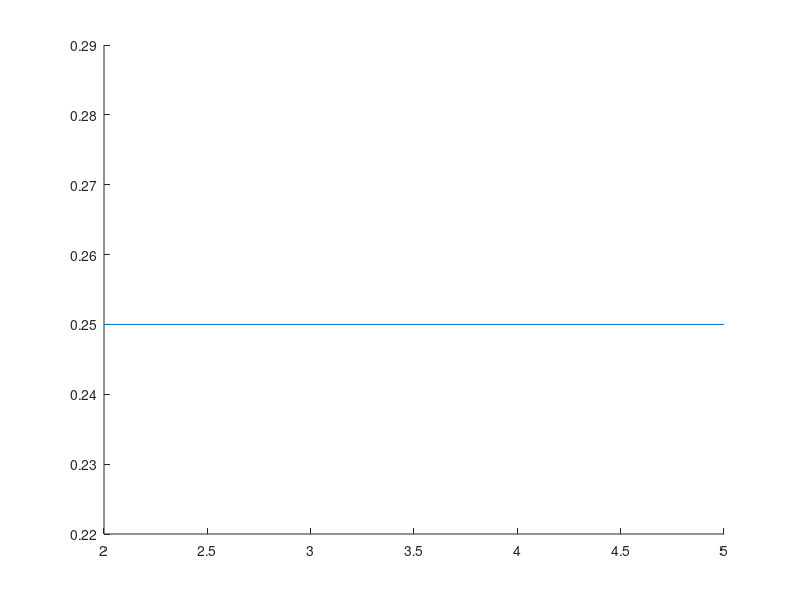

The MATLAB script that drew this image: (Note: this script raises an error after producing the figure.)
% Fig2.4 Altitude VS Resolution
% This code describes resolution of descend camera and satellite camera.

% Y = [0.25, 0.35;
%      0.25, 0.35;
%      0.25, 0.35;
%      0.25, 0.35];
% figure
% basevalue = 0.25;
% area(2:5,Y,basevalue)
x=[2,5];
y1=[0.25,0.25];
figure
p1=line(x,y1);
p1.LineWidth=2;
p1.Color=[1 0 1];

hold on

p=plot(x,2*x*tan(0.76/2));
p.LineWidth=2;
p.Color=[53/255,42/255,134/255];
set(gca,'FontSize',16);
xlabel('altitude/(km)','FontSize',16)
ylabel('resolution/(m/pixel)','FontSize',16)
legend({'Descent Camera','Satellite Camera'},'Location','northwest','FontSize',16)
ax = gca;

grid on
ax.GridLineStyle = ':';
ax.GridColor = [0 0 0];
ax.LineWidth=0.6;
ax.GridAlpha = 1;
set(gca, 'XMinorTick', 'on');
set(gca, 'YMinorTick', 'on');

